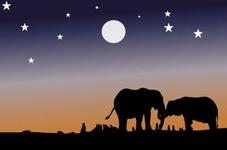
#> input picture image_segmentation/elephant_img.jpg, 227 x 150 px, shrunk from 500 x 330 before the run
$ jupyter execute 'image segmentation.ipynb'
#> lines starting #> are read from the running program, lines starting #| are printed output that depends on the picture
 ## Dominant Color Extraction for Image Segmentation
- **Image Segmentation**
- Segmentation partitions an image into regions having similar visual appearance corresponding to parts of objects
- We will try to extract the most dominant 'K' Colors using K-Means
- We can apply K-Means with each pixel will reassigned to the closest of the K Colors, leading to segmentation

[cell 1]
import matplotlib.pyplot as plt
import numpy as np
import cv2
from sklearn.cluster import KMeans

[cell 2]
def ImageSegmentation(im, dominant_colors):
    original_shape = im.shape        #Reads an image into BGR Format
    plt.imshow(im)         # as RGB Format
    plt.show()
    # there are 330*500 pixels and each pixel contins 3 colours (RGB) / features -> and these 3 colours together represent 1 colour

    # Flatten Each channel of the Image
    all_pixels  = im.reshape((-1,3))
    km = KMeans(n_clusters=dominant_colors)
    km.fit(all_pixels)
    centers = km.cluster_centers_
    centers = np.array(centers,dtype='uint8')

    # to plot all dominant colors
    i = 1
    plt.figure(0,figsize=(8,2))
    colors = []
    for each_col in centers:
        plt.subplot(1,dominant_colors,i)
        plt.axis("off")
        i+=1

        colors.append(each_col)

        #Color Swatch
        a = np.zeros((100,100,3),dtype='uint8')
        a[:,:,:] = each_col
        plt.imshow(a)
    plt.show()

    # segmenting original image
    new_img = np.zeros((original_shape[0]*original_shape[1],3),dtype='uint8')
    for ix in range(new_img.shape[0]):
        new_img[ix] = colors[km.labels_[ix]]

    new_img = new_img.reshape((original_shape))
    plt.imshow(new_img)
    plt.show()

[cell 3]
im =  cv2.imread('elephant_img.jpg') #Reads an image into BGR Format
#> im is the input picture: shape (150, 227, 3); mean B, G, R 85.6, 81.2, 94.1
im = cv2.cvtColor(im,cv2.COLOR_BGR2RGB)
dominant_colors = int(input("Enter number of dominant colours: "))
#> the answer given: 3
ImageSegmentation(im, dominant_colors)
#> in ImageSegmentation, `plt.show()`:
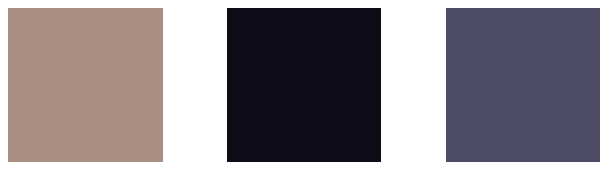
#> figure drawn by matplotlib, 3 panels
#> in ImageSegmentation, `plt.show()`:
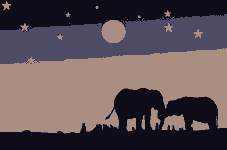
#> shown: shape (150, 227, 3); mean R, G, B 93.2, 80.7, 85.1

[cell 4]
im2 =  cv2.imread('scenery3.jpg')
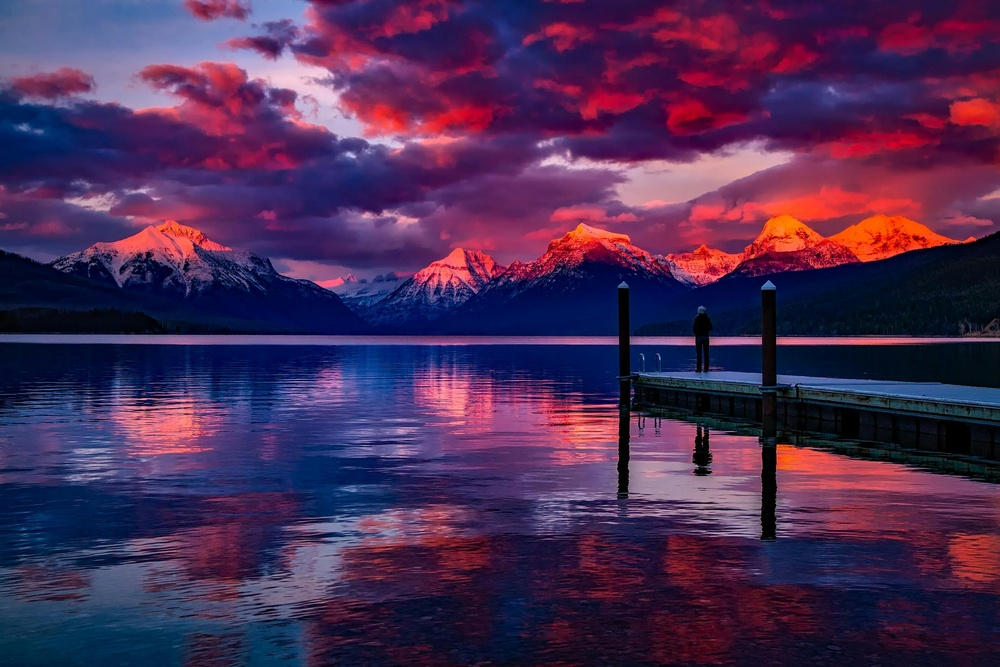
#> input picture image_segmentation/scenery3.jpg, 1000 x 667 px, shrunk from 2201 x 1467 before the run
#> im2 is the input picture: shape (667, 1000, 3); mean B, G, R 84.2, 44, 74.3
im2 = cv2.cvtColor(im2,cv2.COLOR_BGR2RGB)
dominant_colors = int(input("Enter number of dominant colours: "))
#> the answer given: 3
ImageSegmentation(im2, dominant_colors)
#> call 2 of ImageSegmentation, with dominant_colors = 3
#> in ImageSegmentation (call 2), `plt.show()`:
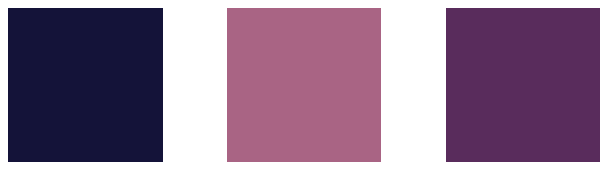
#> figure drawn by matplotlib, 3 panels
#> in ImageSegmentation (call 2), `plt.show()`:
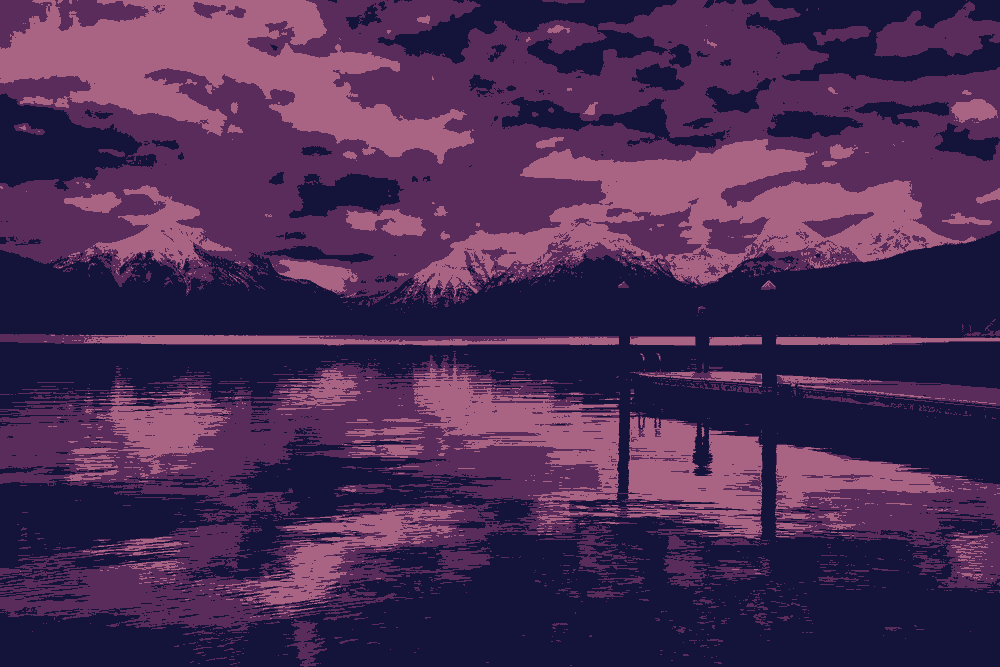
#> shown: shape (667, 1000, 3); mean R, G, B 73.3, 43.4, 83.9

[cell 5]
dominant_colors = int(input("Enter number of dominant colours: "))
#> the answer given: 3
ImageSegmentation(im2, dominant_colors)
#> call 3 of ImageSegmentation, with dominant_colors = 3
#> in ImageSegmentation (call 3), `plt.show()`:
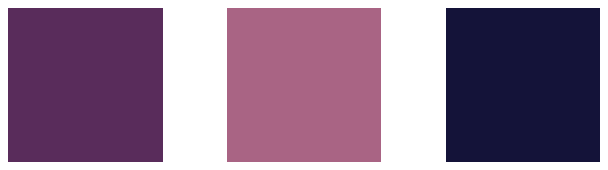
#> figure drawn by matplotlib, 3 panels
